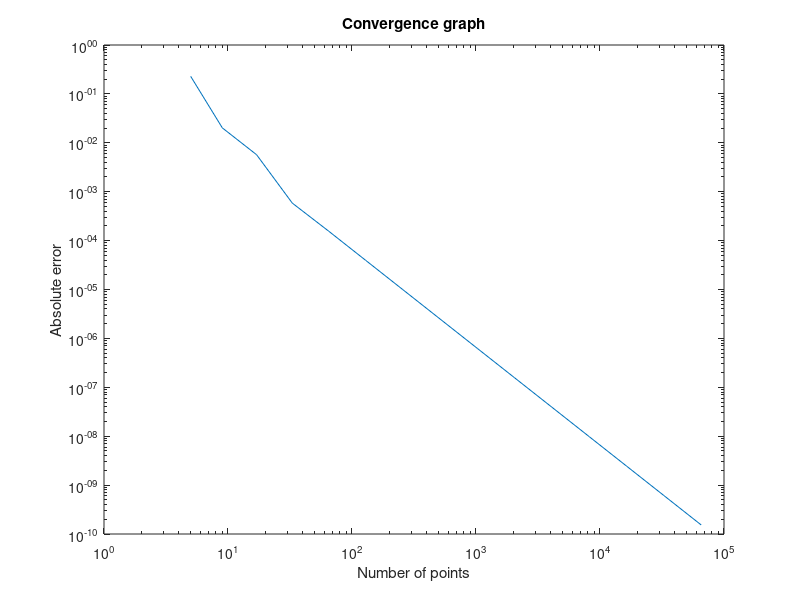

Write MATLAB code to recreate this figure.
%{
This is a sample Matlab code of the Möbius-Transformed Trapezoidal Rule, appeared in the paper

Y. Suzuki, N. Hyvönen, and T. Karvonen. “Möbius-Transformed Trapezoidal Rule”. AMS Mathematics of Computiation (2025, published online). DOI:10.1090/mcom/40

Please cite as the following (biblatex):

@article{SHK2024, doi = {10.1090/mcom/4084}, author = {Suzuki, Yuya and Hyv\"onen, Nuutti and Karvonen, Toni}, title = {M\"obius-Transformed Trapezoidal Rule}, JOURNAL = {AMS Mathematics of Computiation}, YEAR = {2025, published online}, }

Copyright (c) 2025 Yuya Suzuki

THE SOFTWARE IS PROVIDED "AS IS", WITHOUT WARRANTY OF ANY KIND, EXPRESS OR
IMPLIED, INCLUDING BUT NOT LIMITED TO THE WARRANTIES OF MERCHANTABILITY,
FITNESS FOR A PARTICULAR PURPOSE AND NONINFRINGEMENT. IN NO EVENT SHALL THE
AUTHORS OR COPYRIGHT HOLDERS BE LIABLE FOR ANY CLAIM, DAMAGES OR OTHER
LIABILITY, WHETHER IN AN ACTION OF CONTRACT, TORT OR OTHERWISE, ARISING FROM,
OUT OF OR IN CONNECTION WITH THE SOFTWARE OR THE USE OR OTHER DEALINGS IN THE
SOFTWARE.
%}

%% Mobius transform
phi= @(z) -cot(z./2); % mobius transform
phi_=@(z) 1./(2.*(sin(z./2)).^2); % Jacobian
M=16; %number of points; calculated up until 2^M points
err=zeros(2,M);
%% Define your weight
rho= @(x) exp(-(x.^2)./2)./sqrt(2*pi);
%% Define your integrand function
p=1;%parameter in the integrand, |x|^p
f= @(x) abs(x).^p;

trueI=sqrt((2^p)/pi)*gamma((p+1)/2); %true integral value, only for plotting the absolute error  

for ni=2:M
n=2^ni+1; % number of points
err(1,ni)=n;
acc=0;
for j=1:n
theta=2*pi*(j)/n+pi/n;% equidistant point with a shift
x=phi(theta);
acc=acc+f(x)*rho(x)*phi_(theta)*2*pi/(n);

end
disp(['current estimate: ',num2str(acc,10)])
err(2,ni)=abs(trueI-acc); 
end

figure;
loglog(err(1,:),abs(err(2,:)))
title('Convergence graph') 
xlabel('Number of points') 
ylabel('Absolute error') 

rate = polyfit(log(err(1,4:end)),log(abs(err(2,4:end))),1)
